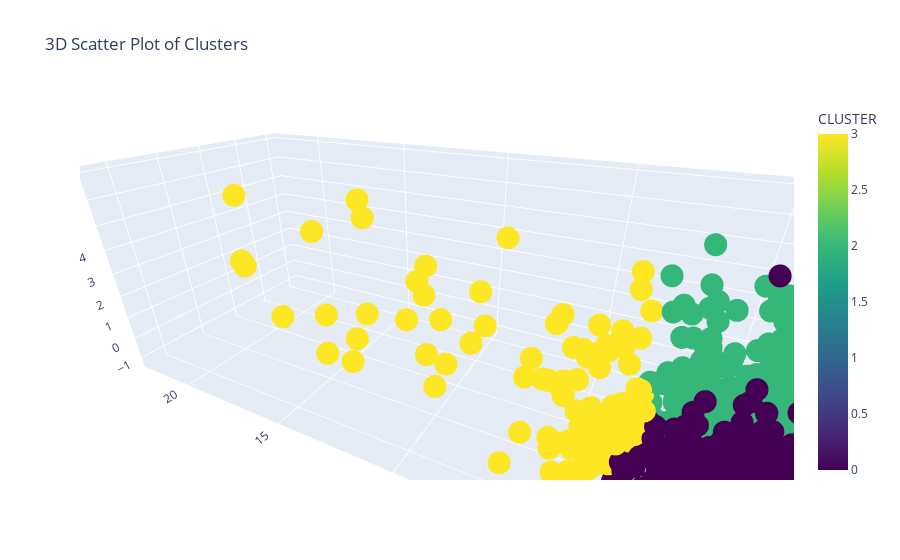

Write notebook code for a chart like this one.
### Code cell
import plotly.express as px

# 3D scatter plot oluşturma
fig = px.scatter_3d(df2, 
                     x='BALANCE', 
                     y='PURCHASES', 
                     z='CREDIT_LIMIT', 
                     color='CLUSTER',  # Küme değerlerine göre renk ver
                     color_continuous_scale='Viridis',  # Renk skalası
                     title='3D Scatter Plot of Clusters')

# Eksen başlıklarını ayarlama
fig.update_layout(
    scene=dict(
        xaxis_title='BALANCE',
        yaxis_title='PURCHASES',
        zaxis_title='CREDIT_LIMIT'
    )
)

# Grafiği ekranda gösterme
fig.show()

### Figure 1 — Plotly figure (JSON) as saved in the notebook; plotly's stock layout.template omitted (floating-point values rounded to 4 significant figures; data arrays with more than 128 entries replaced by an {"elided": "..."} marker saying what was removed)
{"data": [{"hovertemplate": "BALANCE=%{x}<br>PURCHASES=%{y}<br>CREDIT_LIMIT=%{z}<br>CLUSTER=%{marker.color}<extra></extra>", "legendgroup": "", "marker": {"color": {"elided": "8636 int values"}, "coloraxis": "coloraxis", "symbol": "circle"}, "mode": "markers", "name": "", "scene": "scene", "showlegend": false, "type": "scatter3d", "x": {"elided": "8636 float values"}, "y": {"elided": "8636 float values"}, "z": {"elided": "8636 float values"}}], "layout": {"autosize": true, "coloraxis": {"colorbar": {"title": {"text": "CLUSTER"}}, "colorscale": [[0, "#440154"], [0.1111, "#482878"], [0.2222, "#3e4989"], [0.3333, "#31688e"], [0.4444, "#26828e"], [0.5556, "#1f9e89"], [0.6667, "#35b779"], [0.7778, "#6ece58"], [0.8889, "#b5de2b"], [1, "#fde725"]]}, "legend": {"tracegroupgap": 0}, "scene": {"aspectmode": "auto", "aspectratio": {"x": 0.764, "y": 1.902, "z": 0.6881}, "camera": {"center": {"x": 0, "y": 0, "z": 0}, "eye": {"x": -1.091, "y": -0.5559, "z": 0.6086}, "projection": {"type": "perspective"}, "up": {"x": 0, "y": 0, "z": 1}}, "domain": {"x": [0, 1], "y": [0, 1]}, "xaxis": {"title": {"text": "BALANCE"}, "type": "linear"}, "yaxis": {"title": {"text": "PURCHASES"}, "type": "linear"}, "zaxis": {"title": {"text": "CREDIT_LIMIT"}, "type": "linear"}}, "title": {"text": "3D Scatter Plot of Clusters"}}}
